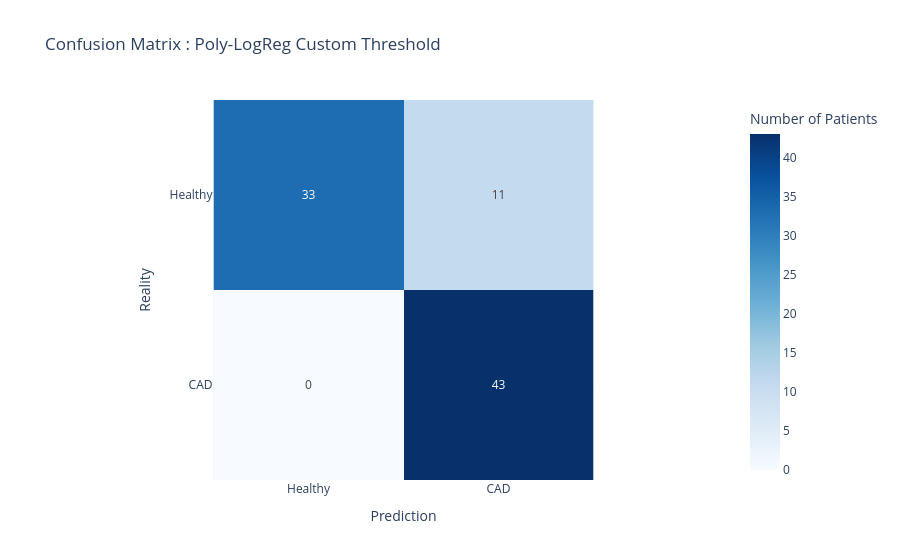

Notebook code cell kept with this figure:
### Code cell
cm = confusion_matrix(y_test_final, y_pred_custom)

fig_cm = px.imshow(cm, text_auto=True, color_continuous_scale='Blues',
                   labels=dict(x="Prediction", y="Reality", color="Number of Patients"),
                   x=['Healthy', 'CAD'], y=['Healthy', 'CAD'],
                   title="Confusion Matrix : Poly-LogReg Custom Threshold")
fig_cm.show()

### Figure 1 — Plotly figure (JSON) as saved in the notebook; plotly's stock layout.template omitted (floating-point values rounded to 4 significant figures)
{"data": [{"coloraxis": "coloraxis", "hovertemplate": "Prediction: %{x}<br>Reality: %{y}<br>Number of Patients: %{z}<extra></extra>", "name": "0", "texttemplate": "%{z}", "type": "heatmap", "x": ["Healthy", "CAD"], "xaxis": "x", "y": ["Healthy", "CAD"], "yaxis": "y", "z": [[33, 11], [0, 43]]}], "layout": {"coloraxis": {"colorbar": {"title": {"text": "Number of Patients"}}, "colorscale": [[0, "rgb(247,251,255)"], [0.125, "rgb(222,235,247)"], [0.25, "rgb(198,219,239)"], [0.375, "rgb(158,202,225)"], [0.5, "rgb(107,174,214)"], [0.625, "rgb(66,146,198)"], [0.75, "rgb(33,113,181)"], [0.875, "rgb(8,81,156)"], [1, "rgb(8,48,107)"]]}, "title": {"text": "Confusion Matrix : Poly-LogReg Custom Threshold"}, "xaxis": {"anchor": "y", "constrain": "domain", "domain": [0, 1], "scaleanchor": "y", "title": {"text": "Prediction"}}, "yaxis": {"anchor": "x", "autorange": "reversed", "constrain": "domain", "domain": [0, 1], "title": {"text": "Reality"}}}}
